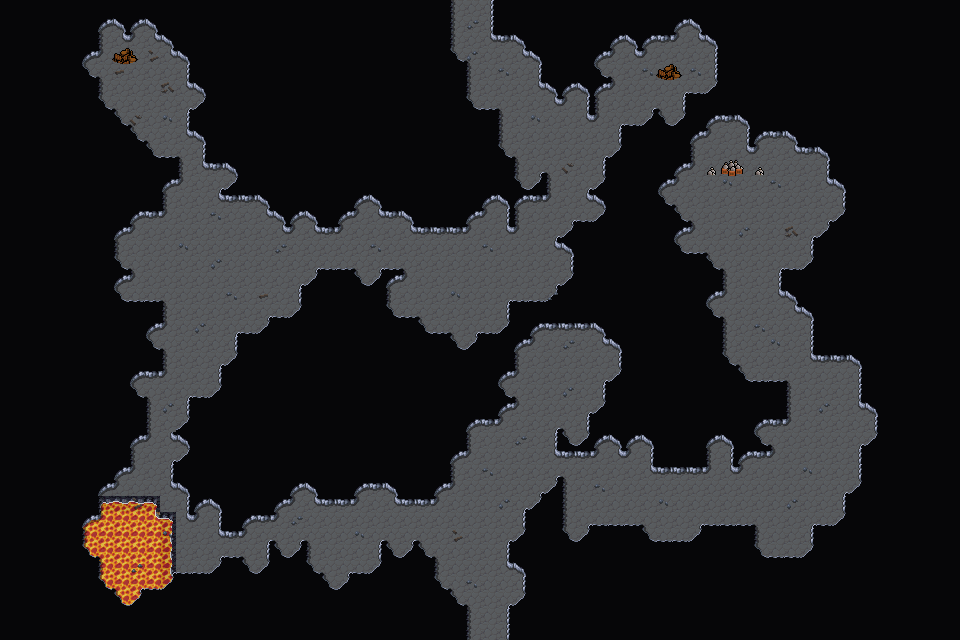

This is a level from a 2D game, rendered from its Tiled map with the project's own tilesets. A one-line summary and the map file follow, with tile-layer data summarised:
An orthogonal 60x40 tile map with 16x16 px tiles, 4 tile layers (Background, Background Tint, Walls, Clutter), 3 tilesets and 25 objects.

<map version="1.10" tiledversion="1.10.1" orientation="orthogonal" renderorder="right-down" width="60" height="40" tilewidth="16" tileheight="16" infinite="0" nextlayerid="7" nextobjectid="90">
 <editorsettings>
  <export target="wastetown..tmx" format="tmx" />
 </editorsettings>
 <tileset firstgid="1" source="../../../../common/maps/tileset/main.tsx" />
 <tileset firstgid="10113" source="../../../../common/maps/tileset/buildings.tsx" />
 <tileset firstgid="11905" source="../../../../common/maps/tileset/dungeon/dungeon_bis.tsx" />
 <layer id="1" name="Background" width="60" height="40" opacity="0.53">
  <data>[2400 cells, 2400 non-empty, 4 distinct tile ids]</data>
 </layer>
 <layer id="6" name="Background Tint" width="60" height="40" opacity="0.75">
  <data>[2400 cells, 2400 non-empty, 10 distinct tile ids]</data>
 </layer>
 <layer id="2" name="Walls" width="60" height="40">
  <data>[2400 cells, 1977 non-empty, 19 distinct tile ids]</data>
 </layer>
 <layer id="3" name="Clutter" width="60" height="40">
  <properties>
   <property name="spriteLayer" type="bool" value="true" />
  </properties>
  <data>[2400 cells, 55 non-empty, 13 distinct tile ids]</data>
 </layer>
 <objectgroup id="4" name="Objects">
  <object id="38" template="../../../../common/maps/obj/entry_up.tx" x="480.98" y="639.379">
   <properties>
    <property name="teleport" value="" />
   </properties>
  </object>
  <object id="65" template="../../../../common/maps/obj/door_down.tx" x="465.499" y="22.3333">
   <properties>
    <property name="teleport" value="../Shandalar Old Border/maps/map/cave/cave_kobold_floor2.tmx" />
    <property name="teleportObjectId" value="66" />
   </properties>
  </object>
  <object id="67" template="../../../../common/maps/obj/enemy.tx" x="137.677" y="106.173">
   <properties>
    <property name="enemy" value="Kobold Shaman" />
    <property name="threatRange" type="int" value="50" />
   </properties>
  </object>
  <object id="68" template="../../../../common/maps/obj/treasure.tx" x="104.5" y="50.5" />
  <object id="69" template="../../../../common/maps/obj/enemy.tx" x="365.32" y="257.272">
   <properties>
    <property name="enemy" value="Kobold Slinger" />
    <property name="threatRange" type="int" value="50" />
    <property name="waypoints" value="86,85,87,85,86" />
   </properties>
  </object>
  <object id="70" template="../../../../common/maps/obj/enemy.tx" x="748.336" y="237.186">
   <properties>
    <property name="enemy" value="Kobold Warrior" />
    <property name="threatRange" type="int" value="50" />
   </properties>
  </object>
  <object id="71" template="../../../../common/maps/obj/enemy.tx" x="623.665" y="105.589">
   <properties>
    <property name="enemy" value="Kobold Slinger" />
    <property name="threatRange" type="int" value="50" />
   </properties>
  </object>
  <object id="72" template="../../../../common/maps/obj/enemy.tx" x="726.865" y="507.999">
   <properties>
    <property name="enemy" value="Kobold Warrior" />
    <property name="threatRange" type="int" value="30" />
    <property name="waypoints" value="83,82,84,82,83" />
   </properties>
  </object>
  <object id="73" template="../../../../common/maps/obj/enemy.tx" x="357.008" y="532.24">
   <properties>
    <property name="enemy" value="Kobold Warrior" />
    <property name="threatRange" type="int" value="30" />
    <property name="waypoints" value="79,78,80,78,79" />
   </properties>
  </object>
  <object id="74" template="../../../../common/maps/obj/manashards.tx" x="457.438" y="342.464" />
  <object id="75" template="../../../../common/maps/obj/manashards.tx" x="587.65" y="368.09" />
  <object id="76" template="../../../../common/maps/obj/manashards.tx" x="692.927" y="68.1877" />
  <object id="77" template="../../../../common/maps/obj/manashards.tx" x="772.578" y="160.306" />
  <object id="78" template="../../../../common/maps/obj/waypoint.tx" x="469.212" y="535.703" />
  <object id="79" template="../../../../common/maps/obj/waypoint.tx" x="296.751" y="532.933" />
  <object id="80" template="../../../../common/maps/obj/waypoint.tx" x="551.633" y="386.791" />
  <object id="81" template="../../../../common/maps/obj/enemy.tx" x="190.088" y="552.326">
   <properties>
    <property name="enemy" value="Kobold Pyromancer" />
    <property name="threatRange" type="int" value="50" />
   <property name="effect">{ "startBattleWithCard": [ "Mountain|BRB", "Smoke|LEA", "Sulfuric Vortex|SCG" ] }</property></properties>
  </object>
  <object id="82" template="../../../../common/maps/obj/waypoint.tx" x="819.676" y="501.765" />
  <object id="83" template="../../../../common/maps/obj/waypoint.tx" x="579.338" y="497.609" />
  <object id="84" template="../../../../common/maps/obj/waypoint.tx" x="812.057" y="391.639" />
  <object id="85" template="../../../../common/maps/obj/waypoint.tx" x="185.24" y="257.272" />
  <object id="86" template="../../../../common/maps/obj/waypoint.tx" x="524.621" y="261.428" />
  <object id="87" template="../../../../common/maps/obj/waypoint.tx" x="172.08" y="375.709" />
  <object id="88" template="../../../../common/maps/obj/gold.tx" x="721.324" y="146.453" />
  <object id="89" template="../../../../common/maps/obj/gold.tx" x="147.146" y="395.102" />
 </objectgroup>
</map>
